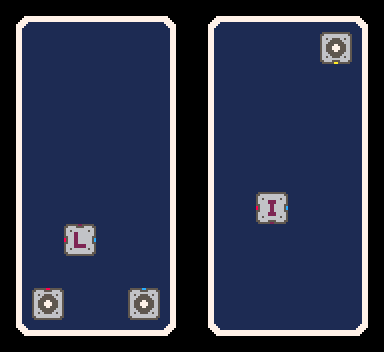

This game map was drawn from its Tiled (.tmx) file and the tilesets committed beside it. A one-line description and the full map source follow:
An orthogonal 12x11 tile map with 32x32 px tiles, 2 tile layers (Blueboard, Element) and 1 object.

<map version="1.5" tiledversion="1.7.2" orientation="orthogonal" renderorder="left-down" width="12" height="11" tilewidth="32" tileheight="32" infinite="0" nextlayerid="4" nextobjectid="3">
 <tileset firstgid="1" source="../element.tsx" />
 <layer id="1" name="Blueboard" width="12" height="11" locked="1">
  <data encoding="csv">
28,29,29,29,29,30,43,29,29,29,29,47,
59,45,45,62,77,63,59,45,60,77,45,63,
59,77,61,77,62,63,59,62,60,60,61,63,
59,62,45,77,77,63,59,62,77,77,62,63,
59,77,77,61,45,63,59,61,62,60,45,63,
59,60,45,62,60,63,59,77,77,62,60,63,
59,61,60,45,61,63,59,45,45,77,77,63,
59,77,45,77,60,63,59,45,62,45,45,63,
59,62,77,61,62,63,59,62,60,62,62,63,
59,62,62,61,60,63,59,62,45,62,62,63,
75,93,93,93,93,79,75,93,93,93,93,94
</data>
 </layer>
 <layer id="3" name="Element" width="12" height="11">
  <data encoding="csv">
0,0,0,0,0,0,0,0,0,0,0,0,
0,0,0,0,0,0,0,0,0,0,3221225555,0,
0,0,0,0,0,0,0,0,0,0,0,0,
0,0,0,0,0,0,0,0,0,0,0,0,
0,0,0,0,0,0,0,0,0,0,0,0,
0,0,0,0,0,0,0,0,0,0,0,0,
0,0,0,0,0,0,0,0,2,0,0,0,
0,0,1,0,0,0,0,0,0,0,0,0,
0,0,0,0,0,0,0,0,0,0,0,0,
0,67,0,0,68,0,0,0,0,0,0,0,
0,0,0,0,0,0,0,0,0,0,0,0
</data>
 </layer>
 <objectgroup id="2" name="Object" locked="1">
  <object id="1" x="192" y="176">
   <point />
  </object>
 </objectgroup>
</map>
